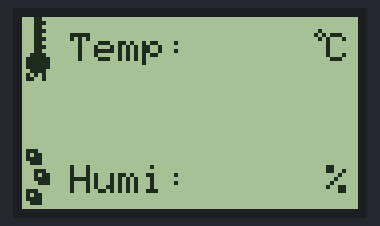
Bench run of a sketch on a simulated Arduino Uno, built with avr-gcc and run on an emulated ATmega328P. Shown: 84×48 one-colour display.

Above: at 2.1 s.
At 4.1 s:
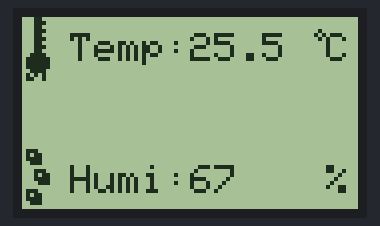

The sketch:

nokia.ino
```cpp
#include <SPI.h>
#include <Adafruit_GFX.h>
#include <Adafruit_PCD8544.h>

// Declare LCD object for software SPI
// Adafruit_PCD8544(CLK,DIN,D/C,CE,RST);
Adafruit_PCD8544 display = Adafruit_PCD8544(7, 6, 5, 4, 3);

uint8_t tempImg[] = {0x18, 0x1C, 0x18, 0x1C, 0x18, 0x1C, 0x18, 0x1C, 0x18, 0x3C, 0x7E, 0x7E, 0x7E, 0x3C};

uint8_t clockImg[] = {0x18, 0x1C, 0x18, 0x1C, 0x18, 0x1C, 0x18, 0x1C, 0x18, 0x3C, 0x7E, 0x7E, 0x7E, 0x3C};

uint8_t humiImg[] = {0x00, 0x70, 0x58, 0x78, 0x38, 0x00, 0x1C, 0x16, 0x1E, 0x0E, 0x00, 0x70, 0x58, 0x78, 0x38, 0x00};

void setup()
{
	Serial.begin(9600);

	display.begin();
	display.setContrast(66);
  display.clearDisplay();
  display.setTextSize(1);
  display.setTextColor(BLACK);

  display.drawBitmap(0, 0, tempImg, 7, 16, BLACK);
  display.setCursor(12, 4);
  display.print("Temp:");

  display.drawBitmap(0, 32, humiImg, 7, 16, BLACK);
  display.setCursor(12, 37);
  display.print("Humi:");

  display.setCursor(76, 4);
  display.drawCircle(74, 4, 1, 1);
  display.print("C");

  display.setCursor(76, 37);
  display.print("%");

  delay(2000);
  display.display();
}

void loop()
{

  float temp = 25.5;
  int humi = 67;

  display.setCursor(42, 4);
  display.print(temp, 1);

  display.setCursor(42, 37);
  display.print(humi);

  delay(2000);
  display.display();

  /*
  int x;
  int y;
  int z;
  int color;

  x = random(0,84);
  y = random(0,48);
  z = random (0,2);

  if (z == 0)
    color = WHITE;
  else
    color = BLACK;

  display.drawPixel(x, y, color);
  display.display();
  delay(5);
  */
}
```

Measured:
- what the display in image 0 shows lasts 2.1 s, from 2.0 s to 4.1 s
